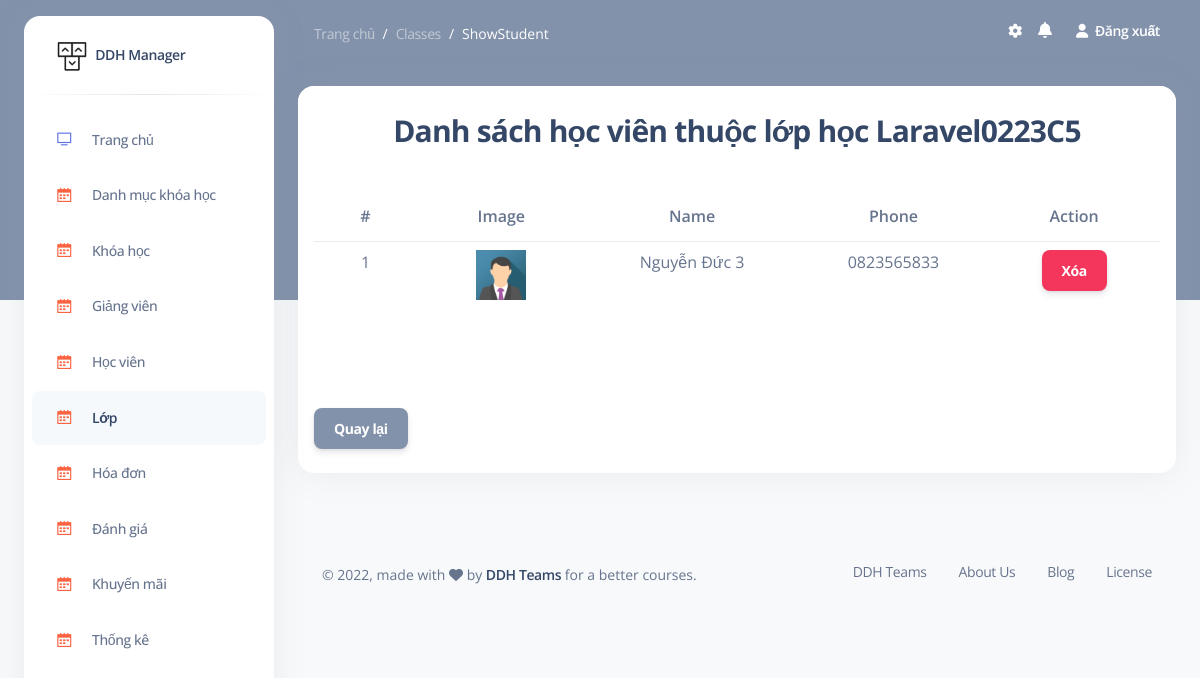
The page /admin/classes/showStudent/11 (signed in) on the database its author committed.
### tables this page shows
CREATE TABLE `classes` (
                           `id` int NOT NULL,
                           `name_class` varchar(255) DEFAULT NULL,
                           `id_course` int DEFAULT NULL,
                           `id_teacher` int DEFAULT NULL,
                           `slot` int DEFAULT '3',
                           `time_learn` tinyint DEFAULT NULL,
                           `time_start` date DEFAULT NULL,
                           `time_end` date DEFAULT NULL,
                           `status_class` tinyint DEFAULT '0'
);

CREATE TABLE `detail_classes` (
                                  `id` int NOT NULL,
                                  `id_students` int DEFAULT NULL,
                                  `id_class` int DEFAULT NULL
);

CREATE TABLE `students` (
                            `id` int NOT NULL,
                            `name_student` varchar(255) DEFAULT NULL,
                            `username_student` varchar(255) DEFAULT NULL,
                            `email_student` varchar(255) DEFAULT NULL,
                            `phone_student` varchar(255) DEFAULT NULL,
                            `password_student` varchar(255) DEFAULT NULL,
                            `image_student` varchar(255) DEFAULT NULL,
                            `role` tinyint DEFAULT '1',
                            `created_at` timestamp NULL DEFAULT NULL,
                            `updated_at` timestamp NULL DEFAULT NULL,
                            `status_student` tinyint DEFAULT '0'
);

### models/admin/classes.php (called while the page is built, shortened)
<?php
    function class_detail($id){
        $sql = "SELECT *
                FROM classes
                INNER JOIN teachers ON classes.id_teacher = teachers.id
                INNER JOIN courses ON courses.id = classes.id_course
                WHERE classes.id = ?
             ";
        return query_one($sql,$id);
    }
    function read_students_class($id_class){
        $sql ="SELECT * FROM detail_classes
         INNER JOIN students ON detail_classes.id_students = students.id
         WHERE detail_classes.id_class = ? ";
        return query($sql,$id_class);
    }
?>

### models/process_db.php (called while the page is built, shortened)
<?php
    function connect(){
        $conn = null;
        try {
            $conn = new PDO("mysql:host=".DB_HOST.";dbname=".DB_NAME."", DB_USER, DB_PASS);
            $conn->setAttribute(PDO::ATTR_ERRMODE, PDO::ERRMODE_EXCEPTION);
        }catch(PDOException $e){
            echo "Connection failed: " . $e->getMessage();
        }
        return $conn;
    }
    function query($sql){
        $sql_args = array_slice(func_get_args(), 1);
        try {
            $stmt = connect()->prepare($sql);
            $stmt->execute($sql_args);
            $rows = $stmt->fetchAll();
            return $rows;
        } catch (PDOException $e) {
            throw $e;
        }
    }
    function query_one($sql){
        $sql_args = array_slice(func_get_args(), 1);
        try {
            $stmt = connect()->prepare($sql);
            $stmt->execute($sql_args);
            $row = $stmt->fetch(PDO::FETCH_ASSOC);
            return $row;
        } catch (PDOException $e) {
            throw $e;
        }
    }
?>

### views/admin/classes/showStudent.php (the view, shortened to what this page needs)
<section class="container-fluid py-4">
    <div class="row">
        <div class="col-12">
            <div class="card mb-4">
                <div class="card-header pb-0">
                    <div class="text-center">
                        <h3>Danh sách học viên thuộc lớp học <?= $update_class['name_class'] ?></h3>
                    </div>
                </div>
                <div class="card-body px-0 pt-0 pb-2">
                    <div class="p-3">
                        <div style="margin-bottom: 100px">
                            <table class="table text-center mt-3">
                                <thead>
                                    <tr>
                                        <th>#</th>
                                        <th>Image</th>
                                        <th>Name</th>
                                        <th>Phone</th>
                                        <th>Action</th>
                                    </tr>
                                </thead>
                                <tbody>
                                <?php if(!empty($studentClass)){ ?>
                                <?php foreach ($studentClass as $key => $values){?>
                                    <tr class="item_students">
                                        <td>
                                            <?= $key+= 1 ?>
                                        </td>
                                        <td>
                                            <img src="<?= BASE_URL.'assets/uploads/students/'.$values['image_student'] ?>" alt="Country flag" width="50px" height="50px">
                                        </td>
                                        <td>
                                            <?= $values['name_student'] ?>
                                        </td>
                                        <td>
                                            <?= $values['phone_student'] ?>
                                        </td>
                                        <td>
                                            <form action="<?= CLASSES ?>/deleteStudent" method="post">
                                                <button class="btn btn-danger" type="submit">Xóa</button>
                                            </form>
                                        </td>
                                    </tr>
                                <?php } } else { ?>
                                    <tr>
                                        <td colspan="5">Chưa có học viên</td>
                                    </tr>
                                <?php } ?>
                                </tbody>
                            </table>
                        </div>
                        <div class="mt-5">
                            <a href="<?= CLASSES ?>" class="btn btn-secondary">Quay lại</a>
                        </div>
                    </div>
                </div>
            </div>
        </div>
    </div>
</section>

### admin.php (style rules this page uses)
.btn { margin-bottom: 0 !important; }

### rows shown on the page
classes: name_class "Laravel0223C5"
detail_classes: key "1", id_students.image_student (placeholder picture), id_students.name_student "Nguyễn Đức 3", id_students.phone_student "0823565833"

### other values the page prints
$_GET['module'] "Classes"
$_GET['act'] "ShowStudent"
